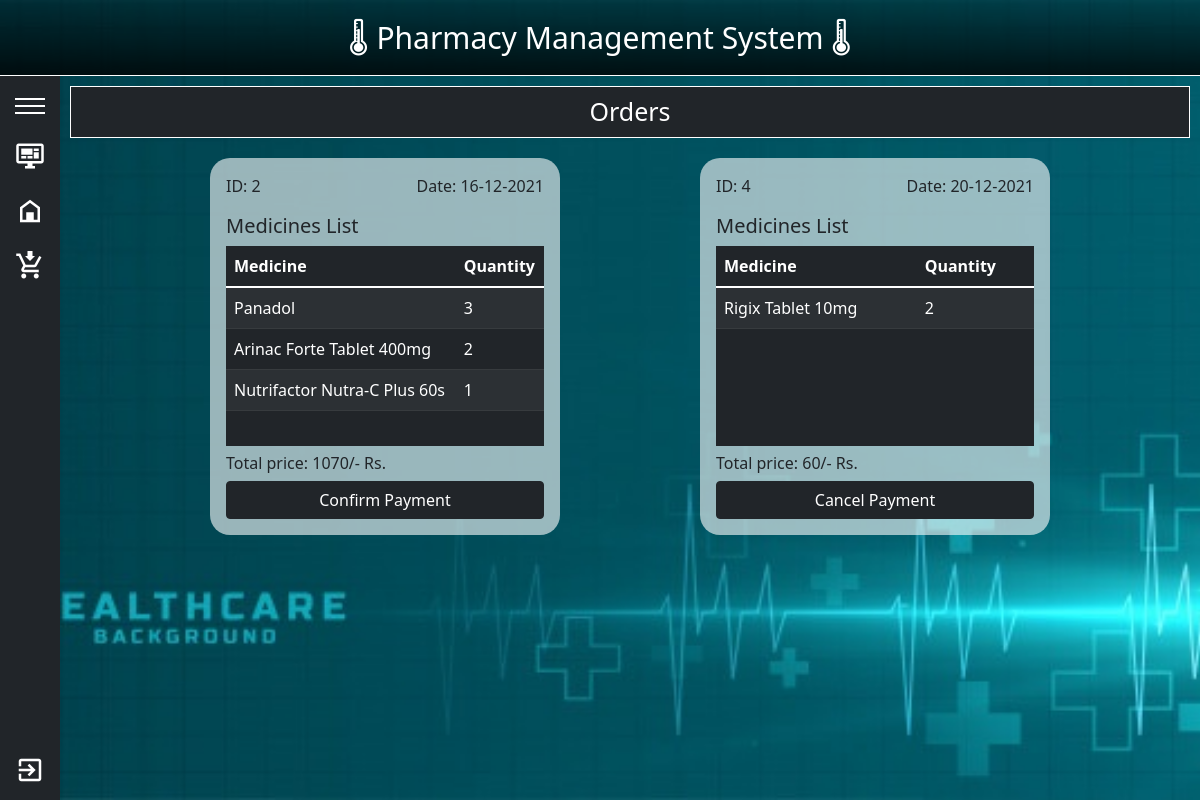
/pharmacist/index.php?section=Orders (signed in), run on the app's committed database.
### tables this page shows
CREATE TABLE `cart` (
  `ID` int(11) NOT NULL,
  `CustomerID` int(11) DEFAULT NULL,
  `Date` datetime NOT NULL DEFAULT current_timestamp(),
  `Paid` tinyint(1) NOT NULL,
  `Price` float NOT NULL
);

CREATE TABLE `cart_item` (
  `ID` int(11) NOT NULL,
  `CartID` int(11) DEFAULT NULL,
  `MedicineID` int(11) DEFAULT NULL,
  `Quantity` int(11) NOT NULL
);

CREATE TABLE `medicines` (
  `ID` int(11) NOT NULL,
  `Name` varchar(100) NOT NULL,
  `Type` enum('Capsule','Injection','Tablet','Syrup','Other') NOT NULL,
  `Price` float NOT NULL,
  `ExpiryDate` datetime NOT NULL,
  `Stock` int(11) NOT NULL,
  `Description` longtext DEFAULT NULL,
  `ImagePath` text DEFAULT NULL,
  `Date` datetime NOT NULL DEFAULT current_timestamp()
);

### pharmacist/DB_Scripts/get_orders.php (called while the page is built, shortened)
<?php
include 'connection.php';
$sql = "select ID,Date,Paid,Price from cart";
$result = mysqli_query($con, $sql);
$carts = mysqli_fetch_all($result);
function getCartItems($cartID)
{
	global $con;
	$sql = "SELECT medicines.Name, cart_item.Quantity
			FROM cart_item	INNER JOIN medicines
			ON cart_item.MedicineID=medicines.ID WHERE cart_item.CartID=$cartID;";
	$result = mysqli_query($con, $sql);
	$cart_items = mysqli_fetch_all($result);
	return $cart_items;
}
?>

### pharmacist/orderitems.php (the view)
<?php include 'DB_Scripts/get_orders.php';
foreach ($carts as $order) { ?>
	<?php $cartID = $order[0] ?>
	<?php $medicines = getCartItems($cartID) ?>
	<div class="card-body">
		<div class="row">
			<div class="col d-flex">
				<p class="me-auto">ID: <?php echo $order[0] ?></p>
				<p class="ms-auto">Date: <?php echo date("d-m-Y", strtotime($order[1])) ?></p>
			</div>
		</div>
		<h5>Medicines List</h5>
		<div class="table-wrapper mb-2">
			<table class="table table-striped table-dark">
				<thead>
					<tr>
						<th>Medicine</th>
						<th>Quantity</th>
					</tr>
				</thead>
				<tbody>
					<?php foreach ($medicines as $product) { ?>
						<tr>
							<td> <?php echo $product[0] ?> </td>
							<td><?php echo $product[1] ?></td>
						</tr>
					<?php } ?>
				</tbody>
			</table>
		</div>
		<h6>Total price: <?php echo $order[3] ?>/- Rs.</h6>
		<?php if ($order[2]) { ?>
			<button type="button" name="<?php echo $cartID; ?>" class="btn btn-dark w-100 cancel-btn">Cancel Payment</button>
		<?php } else { ?>
			<button type="button" name="<?php echo $cartID; ?>" class="btn btn-dark w-100 confirm-btn">Confirm Payment</button>
		<?php } ?>
	</div>
<?php } ?>

### data on the page
cart: ID "2", Date "16-12-2021", Price "1070"
cart_item: MedicineID.Name "Panadol", Quantity "3"
cart_item: MedicineID.Name "Arinac Forte Tablet 400mg", Quantity "2"
cart_item: MedicineID.Name "Nutrifactor Nutra-C Plus 60s", Quantity "1"
cart: ID "4", Date "20-12-2021", Price "60"
cart_item: MedicineID.Name "Rigix Tablet 10mg", Quantity "2"
